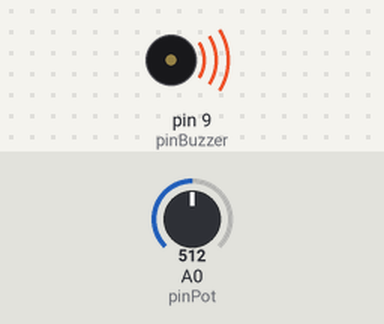
The sketch below on a simulated Arduino Uno, built with avr-gcc and run on an emulated ATmega328P. On the bench: buzzer (waves = sounding). The inputs (shaded band) are chosen by the test bench; at power-on: A0 (pinPot) = 512.

Above: at 0.1 s.
Timing chart, 0 to 1.6 s (numbered marks = the images above):
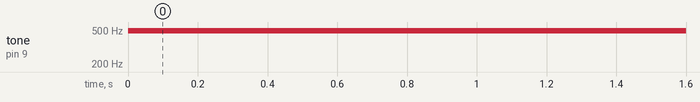

Measured:
- by itself, tone on pin 9 (pinBuzzer): silent → 490 Hz at 0.00 s

The sketch:

pwm_sound_controller.ino
```cpp
int pinPot = A0;
int pinBuzzer = 9;

int valorPot = 0;
int salidaPWM = 0;

void setup() {
  pinMode(pinBuzzer, OUTPUT);
}

void loop() {
  valorPot = analogRead(pinPot);              // 0 - 1023
  salidaPWM = map(valorPot, 0, 1023, 0, 255); // 0 - 255

  analogWrite(pinBuzzer, salidaPWM);          // señal PWM

  delay(10);
}
```
